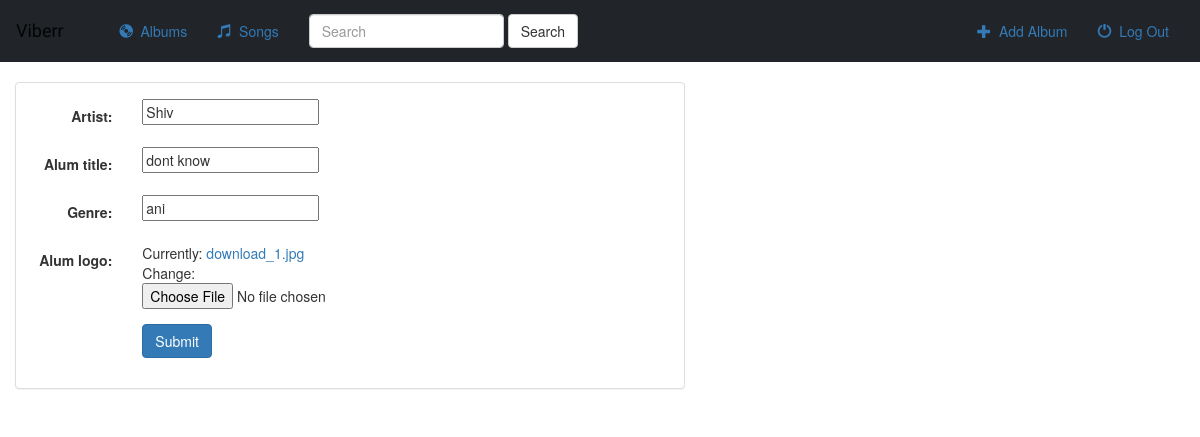
Page /music/album/1/ on the committed database.
### music/models.py (models this page shows, shortened)
class Album(models.Model):
    artist = models.CharField(max_length=250)
    alum_title =models.CharField(max_length=500)
    genre = models.CharField(max_length=100)
    alum_logo = models.ImageField()

### music/views.py (the view)
# urls.py: re_path(r'album/(?P<pk>[0-9]+)/$', views.AlbumUpdate.as_view(), name='album-update'),
class AlbumUpdate(UpdateView):
    model = Album
    fields = ['artist', 'alum_title', 'genre', 'alum_logo']

### music/templates/music/album_form.html (shortened to what this page needs)
{% extends 'music/base.html' %}
{% block body  %}
<div class="container-fluid">
    <div class='row'>
        <div class='col-sm-12 col-md-7'>
            <div class="panel panel-default">
                <div class="panel-body">
                    <form class="form-horizontal" action="" method="post" enctype="multipart/form-data">
                        {% include 'music/form-tamplate.html' %}
                        <div class="form-group">
                            <div class="col-sm-offset-2 col-sm-10">
                                <button type="submit" class="btn btn-primary">Submit</button>
                            </div>
                        </div>
                    </form>
                </div>
            </div>
        </div>
    </div>
</div>
{% endblock  %}

### music/templates/music/form-tamplate.html (shortened to what this page needs)
{% for field in form  %}
    <div class="form-group">
        <div class="col-sm-offset-2 col-sm-10">
        </div>
        <label class="control-label col-sm-2">{{ field.label_tag }}</label>
        <div class="col-sm-10">{{field }}</div>
    </div>
{% endfor %}

### music/static/style.css (style rules this page uses)
body { background-color: white; background-image: url("image/download.png"); }

### rows in the picture
Album: form "Shiv" "dont know" "ani"

### other values in the picture
{{ field.label_tag }} "Artist:" "Alum title:" "Genre:" "Alum logo:"
